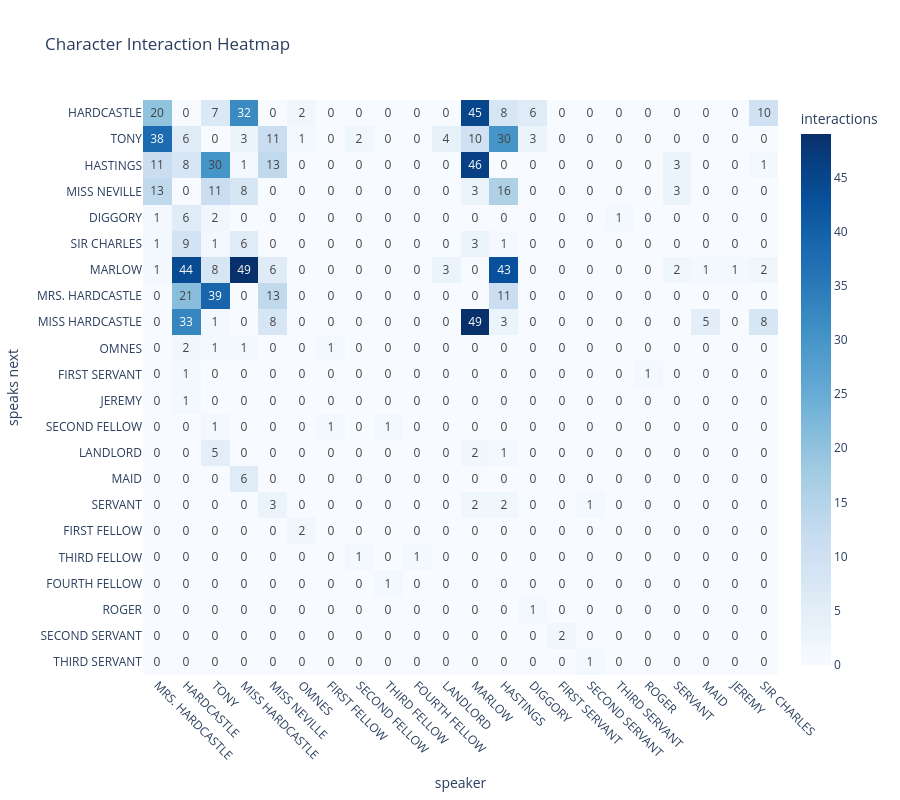

The code cell stored with this chart in its notebook:
### Code cell
# We can also visualize interactions using a heatmap
import pandas as pd
import plotly.express as px

# Create a DataFrame from the interactions dictionary
# columns: who speaks, rows: who speaks next
interaction_matrix = pd.DataFrame(interactions).fillna(0).astype(int)

fig = px.imshow(
    interaction_matrix,
    text_auto=True,                          # write the number in each cell
    color_continuous_scale="Blues",
    aspect="auto",
    labels=dict(x="speaker", y="speaks next", color="interactions"),
    title="Character Interaction Heatmap",
)
fig.update_xaxes(tickangle=45, tickmode="array", tickvals=interaction_matrix.columns, ticktext=interaction_matrix.columns)
fig.update_yaxes(tickmode="array", tickvals=interaction_matrix.index, ticktext=interaction_matrix.index)
fig.update_layout(height=800)
fig.show()

### Figure 1 — Plotly figure (JSON) as saved in the notebook; plotly's stock layout.template omitted (floating-point values rounded to 4 significant figures; data arrays with more than 128 entries replaced by an {"elided": "..."} marker saying what was removed)
{"data": [{"coloraxis": "coloraxis", "hovertemplate": "speaker: %{x}<br>speaks next: %{y}<br>interactions: %{z}<extra></extra>", "name": "0", "texttemplate": "%{z}", "type": "heatmap", "x": ["MRS. HARDCASTLE", "HARDCASTLE", "TONY", "MISS HARDCASTLE", "MISS NEVILLE", "OMNES", "FIRST FELLOW", "SECOND FELLOW", "THIRD FELLOW", "FOURTH FELLOW", "LANDLORD", "MARLOW", "HASTINGS", "DIGGORY", "FIRST SERVANT", "SECOND SERVANT", "THIRD SERVANT", "ROGER", "SERVANT", "MAID", "JEREMY", "SIR CHARLES"], "xaxis": "x", "y": ["HARDCASTLE", "TONY", "HASTINGS", "MISS NEVILLE", "DIGGORY", "SIR CHARLES", "MARLOW", "MRS. HARDCASTLE", "MISS HARDCASTLE", "OMNES", "FIRST SERVANT", "JEREMY", "SECOND FELLOW", "LANDLORD", "MAID", "SERVANT", "FIRST FELLOW", "THIRD FELLOW", "FOURTH FELLOW", "ROGER", "SECOND SERVANT", "THIRD SERVANT"], "yaxis": "y", "z": {"elided": "22x22 int values"}}], "layout": {"coloraxis": {"autocolorscale": false, "colorbar": {"title": {"text": "interactions"}}, "colorscale": [[0, "rgb(247,251,255)"], [0.125, "rgb(222,235,247)"], [0.25, "rgb(198,219,239)"], [0.375, "rgb(158,202,225)"], [0.5, "rgb(107,174,214)"], [0.625, "rgb(66,146,198)"], [0.75, "rgb(33,113,181)"], [0.875, "rgb(8,81,156)"], [1, "rgb(8,48,107)"]]}, "height": 800, "title": {"text": "Character Interaction Heatmap"}, "xaxis": {"anchor": "y", "domain": [0, 1], "tickangle": 45, "tickmode": "array", "ticktext": ["MRS. HARDCASTLE", "HARDCASTLE", "TONY", "MISS HARDCASTLE", "MISS NEVILLE", "OMNES", "FIRST FELLOW", "SECOND FELLOW", "THIRD FELLOW", "FOURTH FELLOW", "LANDLORD", "MARLOW", "HASTINGS", "DIGGORY", "FIRST SERVANT", "SECOND SERVANT", "THIRD SERVANT", "ROGER", "SERVANT", "MAID", "JEREMY", "SIR CHARLES"], "tickvals": ["MRS. HARDCASTLE", "HARDCASTLE", "TONY", "MISS HARDCASTLE", "MISS NEVILLE", "OMNES", "FIRST FELLOW", "SECOND FELLOW", "THIRD FELLOW", "FOURTH FELLOW", "LANDLORD", "MARLOW", "HASTINGS", "DIGGORY", "FIRST SERVANT", "SECOND SERVANT", "THIRD SERVANT", "ROGER", "SERVANT", "MAID", "JEREMY", "SIR CHARLES"], "title": {"text": "speaker"}}, "yaxis": {"anchor": "x", "autorange": "reversed", "domain": [0, 1], "tickmode": "array", "ticktext": ["HARDCASTLE", "TONY", "HASTINGS", "MISS NEVILLE", "DIGGORY", "SIR CHARLES", "MARLOW", "MRS. HARDCASTLE", "MISS HARDCASTLE", "OMNES", "FIRST SERVANT", "JEREMY", "SECOND FELLOW", "LANDLORD", "MAID", "SERVANT", "FIRST FELLOW", "THIRD FELLOW", "FOURTH FELLOW", "ROGER", "SECOND SERVANT", "THIRD SERVANT"], "tickvals": ["HARDCASTLE", "TONY", "HASTINGS", "MISS NEVILLE", "DIGGORY", "SIR CHARLES", "MARLOW", "MRS. HARDCASTLE", "MISS HARDCASTLE", "OMNES", "FIRST SERVANT", "JEREMY", "SECOND FELLOW", "LANDLORD", "MAID", "SERVANT", "FIRST FELLOW", "THIRD FELLOW", "FOURTH FELLOW", "ROGER", "SECOND SERVANT", "THIRD SERVANT"], "title": {"text": "speaks next"}}}}
